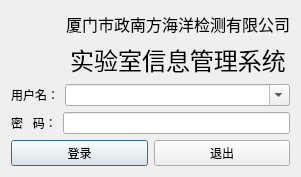
<?xml version="1.0" encoding="UTF-8"?>
<ui version="4.0">
 <class>LoginUI</class>
 <widget class="QDialog" name="LoginUI">
  <property name="geometry">
   <rect>
    <x>0</x>
    <y>0</y>
    <width>301</width>
    <height>165</height>
   </rect>
  </property>
  <property name="windowTitle">
   <string>Dialog</string>
  </property>
  <layout class="QGridLayout" name="gridLayout_2">
   <item row="0" column="0">
    <layout class="QGridLayout" name="gridLayout">
     <property name="topMargin">
      <number>1</number>
     </property>
     <item row="1" column="1">
      <widget class="QLabel" name="label_2">
       <property name="font">
        <font>
         <family>华文楷体</family>
         <pointsize>12</pointsize>
        </font>
       </property>
       <property name="text">
        <string>厦门市政南方海洋检测有限公司</string>
       </property>
      </widget>
     </item>
     <item row="2" column="1">
      <widget class="QLabel" name="label">
       <property name="font">
        <font>
         <family>华文隶书</family>
         <pointsize>18</pointsize>
        </font>
       </property>
       <property name="text">
        <string>实验室信息管理系统</string>
       </property>
       <property name="alignment">
        <set>Qt::AlignCenter</set>
       </property>
      </widget>
     </item>
     <item row="1" column="0" rowspan="2">
      <widget class="QLabel" name="label_5">
       <property name="styleSheet">
        <string notr="true">border-image: url(:/iamge/pic/logo.png);</string>
       </property>
       <property name="text">
        <string/>
       </property>
      </widget>
     </item>
    </layout>
   </item>
   <item row="1" column="0">
    <layout class="QHBoxLayout" name="horizontalLayout_2" stretch="0,1">
     <item>
      <widget class="QLabel" name="label_3">
       <property name="text">
        <string>用户名：</string>
       </property>
      </widget>
     </item>
     <item>
      <widget class="QComboBox" name="comboBox_ID">
       <property name="editable">
        <bool>true</bool>
       </property>
      </widget>
     </item>
    </layout>
   </item>
   <item row="2" column="0">
    <layout class="QHBoxLayout" name="horizontalLayout_3">
     <item>
      <widget class="QLabel" name="label_4">
       <property name="text">
        <string>密   码：</string>
       </property>
      </widget>
     </item>
     <item>
      <widget class="QLineEdit" name="lineEdit_Password">
       <property name="echoMode">
        <enum>QLineEdit::Password</enum>
       </property>
      </widget>
     </item>
    </layout>
   </item>
   <item row="3" column="0">
    <layout class="QHBoxLayout" name="horizontalLayout">
     <item>
      <widget class="QPushButton" name="btLogin">
       <property name="text">
        <string>登录</string>
       </property>
      </widget>
     </item>
     <item>
      <widget class="QPushButton" name="btExit">
       <property name="text">
        <string>退出</string>
       </property>
      </widget>
     </item>
    </layout>
   </item>
  </layout>
 </widget>
 <resources/>
 <connections/>
</ui>
